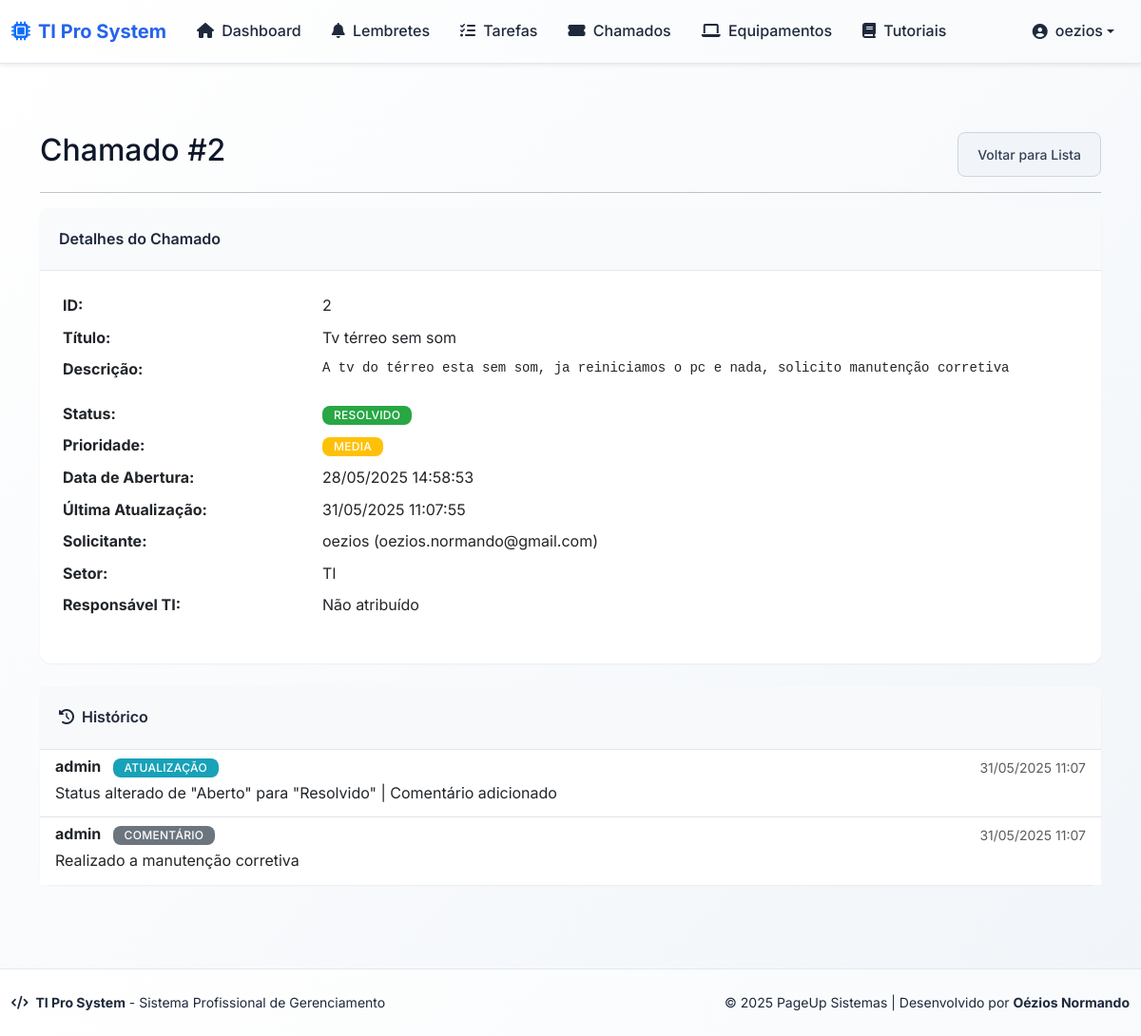
Page /chamados/2 (signed in) on the committed database.
### app/models.py (models this page shows, shortened)
class User(db.Model):
    id = db.Column(db.Integer, primary_key=True)
    username = db.Column(db.String(64), unique=True, nullable=False)
    email = db.Column(db.String(120), unique=True, nullable=False)
    password_hash = db.Column(db.String(128), nullable=False)
    is_admin = db.Column(db.Boolean, default=False)
    is_ti = db.Column(db.Boolean, default=False)  # Indica se o usuário é da equipe de TI
    ativo = db.Column(db.Boolean, default=True)  # Para ativação/desativação
    sector_id = db.Column(db.Integer, db.ForeignKey('sector.id'), nullable=True)
    sector = db.relationship('Sector', backref='usuarios')
    reminders = db.relationship('Reminder', backref='usuario', lazy=True)
    tasks = db.relationship('Task', backref='usuario', lazy=True)

class Chamado(db.Model):
    id = db.Column(db.Integer, primary_key=True)
    titulo = db.Column(db.String(120), nullable=False)
    descricao = db.Column(db.Text, nullable=False)
    status = db.Column(db.String(50), nullable=False, default='Aberto') # Ex: Aberto, Em Andamento, Resolvido, Fechado
    prioridade = db.Column(db.String(50), nullable=False, default='Media') # Ex: Baixa, Media, Alta, Critica
    data_abertura = db.Column(db.DateTime, nullable=False, default=datetime.utcnow)
    data_ultima_atualizacao = db.Column(db.DateTime, default=datetime.utcnow, onupdate=datetime.utcnow)
    data_fechamento = db.Column(db.DateTime, nullable=True)
    solicitante_id = db.Column(db.Integer, db.ForeignKey('user.id'), nullable=False)
    setor_id = db.Column(db.Integer, db.ForeignKey('sector.id'), nullable=False)
    responsavel_ti_id = db.Column(db.Integer, db.ForeignKey('user.id'), nullable=True)
    solicitante = db.relationship('User', foreign_keys=[solicitante_id], backref='chamados_solicitados')
    setor = db.relationship('Sector', backref='chamados')
    responsavel_ti = db.relationship('User', foreign_keys=[responsavel_ti_id], backref='chamados_responsaveis')

class Sector(db.Model):
    id = db.Column(db.Integer, primary_key=True)
    name = db.Column(db.String(100), unique=True, nullable=False)
    reminders = db.relationship('Reminder', backref='sector', lazy=True)
    tasks = db.relationship('Task', backref='sector', lazy=True)

class ComentarioChamado(db.Model):
    id = db.Column(db.Integer, primary_key=True)
    chamado_id = db.Column(db.Integer, db.ForeignKey('chamado.id'), nullable=False)
    usuario_id = db.Column(db.Integer, db.ForeignKey('user.id'), nullable=False)
    texto = db.Column(db.Text, nullable=False)
    data_criacao = db.Column(db.DateTime, default=datetime.utcnow)
    tipo = db.Column(db.String(20), default='comentario')  # 'comentario' ou 'atualizacao'
    chamado = db.relationship('Chamado', backref=db.backref('comentarios', lazy=True, order_by='ComentarioChamado.data_criacao.desc()'))
    usuario = db.relationship('User')

### app/routes.py (the view, shortened to what this page needs)
@bp.route('/chamados/<int:id>')
@login_required
def detalhe_chamado(id):
    from .forms import ChamadoAdminForm
    query = Chamado.query
    is_admin = session.get('is_admin')
    user_id = session.get('user_id')
    if not is_admin:
        user = User.query.get(user_id)
        primeiro_lembrete = Reminder.query.filter_by(user_id=user_id).first()
        setor_id_usuario = primeiro_lembrete.sector_id if primeiro_lembrete and primeiro_lembrete.sector_id else None
        query = query.filter((Chamado.solicitante_id == user_id) | (Chamado.setor_id == setor_id_usuario))
    chamado = query.filter(Chamado.id == id).first_or_404()
    form = None
    usuarios_ti = []
    return render_template(
        'detalhe_chamado.html',
        chamado=chamado,
        form=form,
        usuarios_ti=usuarios_ti,
        title=f'Chamado #{chamado.id}'
    )

### app/auth_utils.py (called while the page is built)
def login_required(f):
    @wraps(f)
    def decorated_function(*args, **kwargs):
        if 'user_id' not in session:
            return redirect(url_for('auth.login', need_login=True))
        from .models import User
        user = User.query.get(session['user_id'])
        if user and not user.ativo:
            session.clear()
            flash('Seu acesso foi desativado pelo administrador.', 'danger')
            return redirect(url_for('auth.login'))
        return f(*args, **kwargs)
    return decorated_function

### app/templates/detalhe_chamado.html (shortened to what this page needs)
{% extends "base.html" %}
{% block content %}
<div class="container mt-4">
    <div class="d-flex justify-content-between align-items-center mb-3">
        <h2>{{ title }}</h2>
        <a href="{{ url_for("main.listar_chamados") }}" class="btn btn-secondary">Voltar para Lista</a>
    </div>
    <hr>
    <div class="card">
        <div class="card-header">
            Detalhes do Chamado
        </div>
        <div class="card-body">
            <dl class="row">
                <dt class="col-sm-3">ID:</dt>
                <dd class="col-sm-9">{{ chamado.id }}</dd>
                <dt class="col-sm-3">Título:</dt>
                <dd class="col-sm-9">{{ chamado.titulo }}</dd>
                <dt class="col-sm-3">Descrição:</dt>
                <dd class="col-sm-9"><pre>{{ chamado.descricao }}</pre></dd>
                <dt class="col-sm-3">Status:</dt>
                <dd class="col-sm-9"><span class="badge bg-{{ "secondary" if chamado.status == "Fechado" else ("success" if chamado.status == "Resolvido" else ("warning" if chamado.status == "Em Andamento" else "primary")) }}">{{ chamado.status }}</span></dd>
                <dt class="col-sm-3">Prioridade:</dt>
                <dd class="col-sm-9"><span class="badge bg-{{ "dark" if chamado.prioridade == "Critica" else ("danger" if chamado.prioridade == "Alta" else ("warning" if chamado.prioridade == "Media" else "info")) }}">{{ chamado.prioridade }}</span></dd>
                <dt class="col-sm-3">Data de Abertura:</dt>
                <dd class="col-sm-9">{{ chamado.data_abertura.strftime("%d/%m/%Y %H:%M:%S") }}</dd>
                <dt class="col-sm-3">Última Atualização:</dt>
                <dd class="col-sm-9">{{ chamado.data_ultima_atualizacao.strftime("%d/%m/%Y %H:%M:%S") }}</dd>
                <dt class="col-sm-3">Solicitante:</dt>
                <dd class="col-sm-9">{{ chamado.solicitante.username if chamado.solicitante else "N/A" }} ({{ chamado.solicitante.email if chamado.solicitante else "N/A" }})</dd>
                <dt class="col-sm-3">Setor:</dt>
                <dd class="col-sm-9">{{ chamado.setor.name if chamado.setor else "N/A" }}</dd>
                <dt class="col-sm-3">Responsável TI:</dt>
                <dd class="col-sm-9">{{ chamado.responsavel_ti.username if chamado.responsavel_ti else "Não atribuído" }}</dd>
            </dl>
        </div>
    </div>
    <div class="card mt-4">
        <div class="card-header bg-light">
            <i class="fas fa-history me-2"></i>Histórico
        </div>
        <div class="card-body p-0">
            {% if chamado.comentarios %}
                <div class="list-group list-group-flush">
                    {% for comentario in chamado.comentarios %}
                    <div class="list-group-item">
                        <div class="d-flex w-100 justify-content-between">
                            <h6 class="mb-1">
                                <strong>{{ comentario.usuario.username }}</strong>
                                <span class="badge bg-{{ 'info' if comentario.tipo == 'atualizacao' else 'secondary' }} ms-2">
                                    {{ 'Atualização' if comentario.tipo == 'atualizacao' else 'Comentário' }}
                                </span>
                            </h6>
                            <small class="text-muted">{{ comentario.data_criacao.strftime('%d/%m/%Y %H:%M') }}</small>
                        </div>
                        <p class="mb-1">{{ comentario.texto }}</p>
                    </div>
                    {% endfor %}
                </div>
            {% else %}
                <div class="p-3 text-center text-muted">
                    Nenhum registro de atualização ou comentário.
                </div>
            {% endif %}
        </div>
    </div>
</div>
{% endblock %}

### app/templates/base.html (shortened to what this page needs)
<!DOCTYPE html>
<html lang="pt-BR" data-theme="light">
<head>
    <link href="https://cdn.jsdelivr.net/npm/bootstrap@5.3.2/dist/css/bootstrap.min.css" rel="stylesheet">
    <link rel="stylesheet" href="https://cdnjs.cloudflare.com/ajax/libs/font-awesome/6.4.0/css/all.min.css">
    <link rel="stylesheet" href="{{ url_for('static', filename='style.css') }}">
</head>
<body class="d-flex flex-column min-vh-100">
{% if session.get('user_id') %}
<nav class="navbar navbar-expand-lg shadow-sm mb-4">
  <div class="container-fluid">
    <a class="navbar-brand d-flex align-items-center" href="{{ url_for('main.index') }}">
      <i class="fas fa-microchip me-2 text-primary"></i>
      <span class="fw-bold">TI Pro System</span>
    </a>
    <div class="collapse navbar-collapse" id="navbarNav">
      <ul class="navbar-nav me-auto">
        <li class="nav-item">
          <a class="nav-link {% if request.endpoint == 'main.index' %}active{% endif %}" href="{{ url_for('main.index') }}">
            <i class="fas fa-home me-1"></i> Dashboard
          </a>
        </li>
        <li class="nav-item">
          <a class="nav-link {% if request.endpoint == 'main.reminders' %}active{% endif %}" href="{{ url_for('main.reminders') }}">
            <i class="fas fa-bell me-1"></i> Lembretes
          </a>
        </li>
        <li class="nav-item">
          <a class="nav-link {% if request.endpoint == 'main.tasks' %}active{% endif %}" href="{{ url_for('main.tasks') }}">
            <i class="fas fa-tasks me-1"></i> Tarefas
          </a>
        </li>
        <li class="nav-item">
          <a class="nav-link {% if request.endpoint == 'main.listar_chamados' %}active{% endif %}" href="{{ url_for('main.listar_chamados') }}">
            <i class="fas fa-ticket-alt me-1"></i> Chamados
          </a>
        </li>
        <li class="nav-item">
          <a class="nav-link {% if request.endpoint == 'main.list_equipment' %}active{% endif %}" href="{{ url_for('main.list_equipment') }}">
            <i class="fas fa-laptop me-1"></i> Equipamentos
          </a>
        </li>
        <li class="nav-item">
          <a class="nav-link {% if request.endpoint == 'main.listar_tutoriais' %}active{% endif %}" href="{{ url_for('main.listar_tutoriais') }}">
            <i class="fas fa-book me-1"></i> Tutoriais
          </a>
        </li>
      </ul>
      <ul class="navbar-nav">
        <li class="nav-item dropdown">
          <a class="nav-link dropdown-toggle d-flex align-items-center" href="#" role="button" data-bs-toggle="dropdown">
            <i class="fas fa-user-circle me-2"></i>
            <span class="d-none d-md-inline">{{ session['username'] }}</span>
          </a>
        </li>
      </ul>
    </div>
  </div>
</nav>
{% endif %}
<main class="main-content flex-grow-1">
  <div class="container-fluid py-4">
    {% block content %}{% endblock %}
  </div>
</main>
<footer class="footer mt-auto">
  <div class="container-fluid">
    <div class="row align-items-center">
      <div class="col-md-6">
        <p class="mb-0">
          <i class="fas fa-code me-1"></i>
          <strong>TI Pro System</strong> - Sistema Profissional de Gerenciamento
        </p>
      </div>
      <div class="col-md-6 text-md-end">
        <p class="mb-0">
          &copy; 2025 PageUp Sistemas |
          Desenvolvido por <strong>Oézios Normando</strong>
        </p>
      </div>
    </div>
  </div>
</footer>
</body>
</html>

### app/static/style.css (style rules this page uses)
* { margin: 0; padding: 0; box-sizing: border-box; }
:root { --primary: #2563eb; --primary-hover: #1d4ed8; --primary-light: #eff6ff; --secondary: #64748b; --success: #059669; --success-hover: #047857; --danger: #dc2626; --warning: #d97706; --info: #0284c7; --light: #f8fafc; --dark: #0f172a; --gray-50: #f8fafc; --gray-100: #f1f5f9; --gray-200: #e2e8f0; --gray-300: #cbd5e1; --gray-400: #94a3b8; --gray-500: #64748b; --gray-600: #475569; --gray-700: #334155; --gray-800: #1e293b; --gray-900: #0f172a; --font-family: 'Inter', -apple-system, BlinkMacSystemFont, 'Segoe UI', Roboto, sans-serif; --font-size-xs: 0.75rem; --font-size-sm: 0.875rem; --font-size-base: 1rem; --font-size-lg: 1.125rem; --font-size-xl: 1.25rem; --font-size-2xl: 1.5rem; --font-size-3xl: 1.875rem; --spacing-1: 0.25rem; --spacing-2: 0.5rem; --spacing-3: 0.75rem; --spacing-4: 1rem; --spacing-5: 1.25rem; --spacing-6: 1.5rem; --spacing-8: 2rem; --spacing-12: 3rem; --spacing-16: 4rem; --border-radius: 0.5rem; --border-radius-lg: 0.75rem; --border-radius-xl: 1rem; --shadow-sm: 0 1px 2px 0 rgba(0, 0, 0, 0.05); --shadow: 0 1px 3px 0 rgba(0, 0, 0, 0.1), 0 1px 2px 0 rgba(0, 0, 0, 0.06); --shadow-md: 0 4px 6px -1px rgba(0, 0, 0, 0.1), 0 2px 4px -1px rgba(0, 0, 0, 0.06); --shadow-lg: 0 10px 15px -3px rgba(0, 0, 0, 0.1), 0 4px 6px -2px rgba(0, 0, 0, 0.05); --shadow-xl: 0 20px 25px -5px rgba(0, 0, 0, 0.1), 0 10px 10px -5px rgba(0, 0, 0, 0.04); --transition: all 0.2s cubic-bezier(0.4, 0, 0.2, 1); --transition-fast: all 0.15s cubic-bezier(0.4, 0, 0.2, 1); }
html { height: 100%; scroll-behavior: smooth; }
body { font-family: var(--font-family); background: linear-gradient(135deg, #ffffff 0%, #f8fafc 50%, #f1f5f9 100%); color: var(--gray-900); line-height: 1.6; min-height: 100vh; display: flex; flex-direction: column; }
.main-content { flex: 1; padding-bottom: var(--spacing-16); }
.footer { background: linear-gradient(135deg, #ffffff 0%, #f8fafc 100%); border-top: 1px solid var(--gray-200); margin-top: auto; padding: var(--spacing-6) 0; font-size: var(--font-size-sm); color: var(--gray-800); box-shadow: var(--shadow-sm); }
.navbar { background: linear-gradient(135deg, #ffffff 0%, #f8fafc 100%) !important; backdrop-filter: blur(10px); border-bottom: 1px solid var(--gray-200); box-shadow: var(--shadow-md); }
.navbar-brand { font-weight: 700; font-size: var(--font-size-xl); color: var(--primary) !important; }
.nav-link { font-weight: 500; color: var(--gray-800) !important; padding: var(--spacing-3) var(--spacing-4) !important; border-radius: var(--border-radius); transition: var(--transition); }
.card { border: none; border-radius: var(--border-radius-lg); box-shadow: var(--shadow-sm); transition: var(--transition); background: white; }
.card-header { background: var(--gray-50); border-bottom: 1px solid var(--gray-200); border-radius: var(--border-radius-lg) var(--border-radius-lg) 0 0; padding: var(--spacing-5); font-weight: 600; color: var(--gray-800); }
.card-body { padding: var(--spacing-6); }
.btn { font-weight: 500; border-radius: var(--border-radius); padding: var(--spacing-3) var(--spacing-5); font-size: var(--font-size-sm); transition: var(--transition); border: none; cursor: pointer; display: inline-flex; align-items: center; justify-content: center; gap: var(--spacing-2); text-decoration: none; min-height: 2.5rem; }
.btn-secondary { background: var(--gray-100); color: var(--gray-700); border: 1px solid var(--gray-300); }
.badge { font-weight: 500; padding: var(--spacing-1) var(--spacing-3); border-radius: var(--border-radius); font-size: var(--font-size-xs); text-transform: uppercase; letter-spacing: 0.025em; }
.text-primary { color: var(--primary); }
.text-muted { color: var(--gray-500); }
.bg-success { background-color: #28a745 !important; }
.bg-warning { background-color: #ffc107 !important; }
.bg-info { background-color: #17a2b8 !important; }

### rows in the picture
User: username "oezios", solicitante "oezios", solicitante "oezios.normando@gmail.com"
Chamado: id "2", titulo "Tv térreo sem som", descricao "A tv do térreo esta sem som, ja reiniciamos o pc e nada, solicito manutenção corretiva", status "RESOLVIDO", prioridade "MEDIA", data_abertura "28/05/2025 14:58:53", data_ultima_atualizacao "31/05/2025 11:07:55"
Sector: setor "TI"
ComentarioChamado: usuario.username "admin", tipo "ATUALIZAÇÃO", data_criacao "31/05/2025 11:07", texto "Status alterado de \"Aberto\" para \"Resolvido\" | Comentário adicionado"
ComentarioChamado: usuario.username "admin", tipo "COMENTÁRIO", data_criacao "31/05/2025 11:07", texto "Realizado a manutenção corretiva"

### other values in the picture
{{ title }} "Chamado #2"
